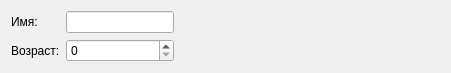
<?xml version="1.0" encoding="UTF-8"?>
<ui version="4.0">
 <class>CustomerEditForm</class>
 <widget class="QWidget" name="CustomerEditForm">
  <property name="geometry">
   <rect>
    <x>0</x>
    <y>0</y>
    <width>451</width>
    <height>71</height>
   </rect>
  </property>
  <property name="windowTitle">
   <string>Form</string>
  </property>
  <layout class="QHBoxLayout" name="horizontalLayout" stretch="0,1">
   <item>
    <layout class="QFormLayout" name="formLayout">
     <item row="0" column="0">
      <widget class="QLabel" name="label">
       <property name="font">
        <font>
         <pointsize>9</pointsize>
        </font>
       </property>
       <property name="text">
        <string>Имя:</string>
       </property>
      </widget>
     </item>
     <item row="0" column="1">
      <widget class="QLineEdit" name="lineEdit"/>
     </item>
     <item row="1" column="0">
      <widget class="QLabel" name="label_2">
       <property name="font">
        <font>
         <pointsize>9</pointsize>
        </font>
       </property>
       <property name="text">
        <string>Возраст:</string>
       </property>
      </widget>
     </item>
     <item row="1" column="1">
      <widget class="QSpinBox" name="spinBox">
       <property name="minimum">
        <number>0</number>
       </property>
       <property name="maximum">
        <number>100</number>
       </property>
       <property name="value">
        <number>0</number>
       </property>
      </widget>
     </item>
    </layout>
   </item>
   <item>
    <spacer name="horizontalSpacer">
     <property name="orientation">
      <enum>Qt::Horizontal</enum>
     </property>
     <property name="sizeHint" stdset="0">
      <size>
       <width>209</width>
       <height>20</height>
      </size>
     </property>
    </spacer>
   </item>
  </layout>
 </widget>
 <resources/>
 <connections/>
</ui>
